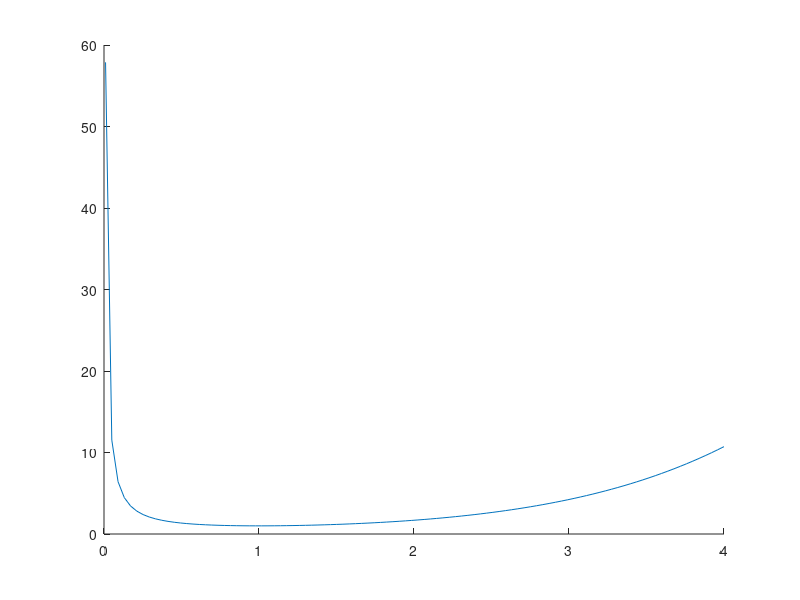

Reproduce this figure in MATLAB. (Note: this script raises an error after producing the figure.)
clc,clear
gamma=1.4;
M=linspace(.01,4);
A=(1./M(1,:)).*((2/(gamma+1)).*(1+(gamma-1)./2*M(1,:).^2)).^((gamma+1)./(2*(gamma-1)));
hold on
plot(M,A)
ittera_max=1000;
g=.01;
boolean=1;
conv=1e-6;
i=0;
F=input('Enter A');
while boolean==1 && i<=ittera_max
    boolean=0;
    i=i+1;
    fval=(1./g).*((2/(gamma+1)).*(1+(gamma-1)./2*g.^2)).^((gamma+1)./(2*(gamma-1)))-F;
    syms x
    f=(1./x.*((2/(gamma+1)).*(1+(gamma-1)./2*x.^2)).^3);
    df=vpa(subs(diff(f),x,g));
    df=double(df);
    x_new=g-fval/df;
    error=abs(x_new-g);
    if (error>=conv)
        boolean=1;
    end
    g=x_new;
end
plot(g,fval+F,'*')
xlabel('Mach Number')
ylabel('A Value')
title('Mach number versus A')
hold off
